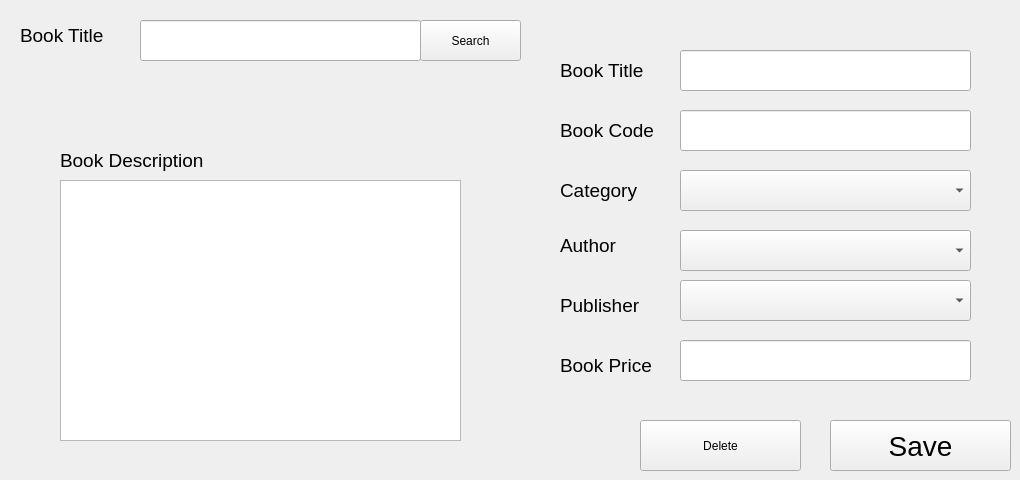
      <widget class="QWidget" name="tab_6">
       <attribute name="title">
        <string>Edit Or Delete A Book</string>
       </attribute>
       <widget class="QComboBox" name="comboBox_6">
        <property name="geometry">
         <rect>
          <x>680</x>
          <y>280</y>
          <width>291</width>
          <height>41</height>
         </rect>
        </property>
       </widget>
       <widget class="QLabel" name="label_9">
        <property name="geometry">
         <rect>
          <x>560</x>
          <y>110</y>
          <width>111</width>
          <height>41</height>
         </rect>
        </property>
        <property name="font">
         <font>
          <pointsize>14</pointsize>
         </font>
        </property>
        <property name="text">
         <string>Book Code</string>
        </property>
       </widget>
       <widget class="QComboBox" name="comboBox_7">
        <property name="geometry">
         <rect>
          <x>680</x>
          <y>170</y>
          <width>291</width>
          <height>41</height>
         </rect>
        </property>
       </widget>
       <widget class="QLineEdit" name="lineEdit_5">
        <property name="geometry">
         <rect>
          <x>140</x>
          <y>20</y>
          <width>281</width>
          <height>41</height>
         </rect>
        </property>
       </widget>
       <widget class="QLabel" name="label_10">
        <property name="geometry">
         <rect>
          <x>560</x>
          <y>170</y>
          <width>101</width>
          <height>41</height>
         </rect>
        </property>
        <property name="font">
         <font>
          <pointsize>14</pointsize>
         </font>
        </property>
        <property name="text">
         <string>Category</string>
        </property>
       </widget>
       <widget class="QLabel" name="label_11">
        <property name="geometry">
         <rect>
          <x>560</x>
          <y>230</y>
          <width>101</width>
          <height>31</height>
         </rect>
        </property>
        <property name="font">
         <font>
          <pointsize>14</pointsize>
         </font>
        </property>
        <property name="text">
         <string>Author</string>
        </property>
       </widget>
       <widget class="QLabel" name="label_12">
        <property name="geometry">
         <rect>
          <x>560</x>
          <y>290</y>
          <width>101</width>
          <height>31</height>
         </rect>
        </property>
        <property name="font">
         <font>
          <pointsize>14</pointsize>
         </font>
        </property>
        <property name="text">
         <string>Publisher</string>
        </property>
       </widget>
       <widget class="QComboBox" name="comboBox_8">
        <property name="geometry">
         <rect>
          <x>680</x>
          <y>230</y>
          <width>291</width>
          <height>41</height>
         </rect>
        </property>
       </widget>
       <widget class="QLineEdit" name="lineEdit_6">
        <property name="geometry">
         <rect>
          <x>680</x>
          <y>340</y>
          <width>291</width>
          <height>41</height>
         </rect>
        </property>
       </widget>
       <widget class="QLabel" name="label_13">
        <property name="geometry">
         <rect>
          <x>560</x>
          <y>350</y>
          <width>111</width>
          <height>31</height>
         </rect>
        </property>
        <property name="font">
         <font>
          <pointsize>14</pointsize>
         </font>
        </property>
        <property name="text">
         <string>Book Price</string>
        </property>
       </widget>
       <widget class="QLabel" name="label_14">
        <property name="geometry">
         <rect>
          <x>20</x>
          <y>20</y>
          <width>111</width>
          <height>31</height>
         </rect>
        </property>
        <property name="font">
         <font>
          <pointsize>14</pointsize>
         </font>
        </property>
        <property name="text">
         <string>Book Title</string>
        </property>
       </widget>
       <widget class="QLineEdit" name="lineEdit_7">
        <property name="geometry">
         <rect>
          <x>680</x>
          <y>110</y>
          <width>291</width>
          <height>41</height>
         </rect>
        </property>
       </widget>
       <widget class="QPushButton" name="pushButton_8">
        <property name="geometry">
         <rect>
          <x>830</x>
          <y>420</y>
          <width>181</width>
          <height>51</height>
         </rect>
        </property>
        <property name="font">
         <font>
          <pointsize>21</pointsize>
         </font>
        </property>
        <property name="text">
         <string>Save</string>
        </property>
       </widget>
       <widget class="QLineEdit" name="lineEdit_8">
        <property name="geometry">
         <rect>
          <x>680</x>
          <y>50</y>
          <width>291</width>
          <height>41</height>
         </rect>
        </property>
       </widget>
       <widget class="QLabel" name="label_15">
        <property name="geometry">
         <rect>
          <x>560</x>
          <y>50</y>
          <width>111</width>
          <height>41</height>
         </rect>
        </property>
        <property name="font">
         <font>
          <pointsize>14</pointsize>
         </font>
        </property>
        <property name="text">
         <string>Book Title</string>
        </property>
       </widget>
       <widget class="QPushButton" name="pushButton_9">
        <property name="geometry">
         <rect>
          <x>420</x>
          <y>20</y>
          <width>101</width>
          <height>41</height>
         </rect>
        </property>
        <property name="text">
         <string>Search</string>
        </property>
       </widget>
       <widget class="QPushButton" name="pushButton_10">
        <property name="geometry">
         <rect>
          <x>640</x>
          <y>420</y>
          <width>161</width>
          <height>51</height>
         </rect>
        </property>
        <property name="text">
         <string>Delete</string>
        </property>
       </widget>
       <widget class="QTextEdit" name="textEdit_2">
        <property name="geometry">
         <rect>
          <x>60</x>
          <y>180</y>
          <width>401</width>
          <height>261</height>
         </rect>
        </property>
       </widget>
       <widget class="QLabel" name="label_37">
        <property name="geometry">
         <rect>
          <x>60</x>
          <y>140</y>
          <width>171</width>
          <height>41</height>
         </rect>
        </property>
        <property name="font">
         <font>
          <pointsize>14</pointsize>
         </font>
        </property>
        <property name="text">
         <string>Book Description</string>
        </property>
       </widget>
      </widget>
